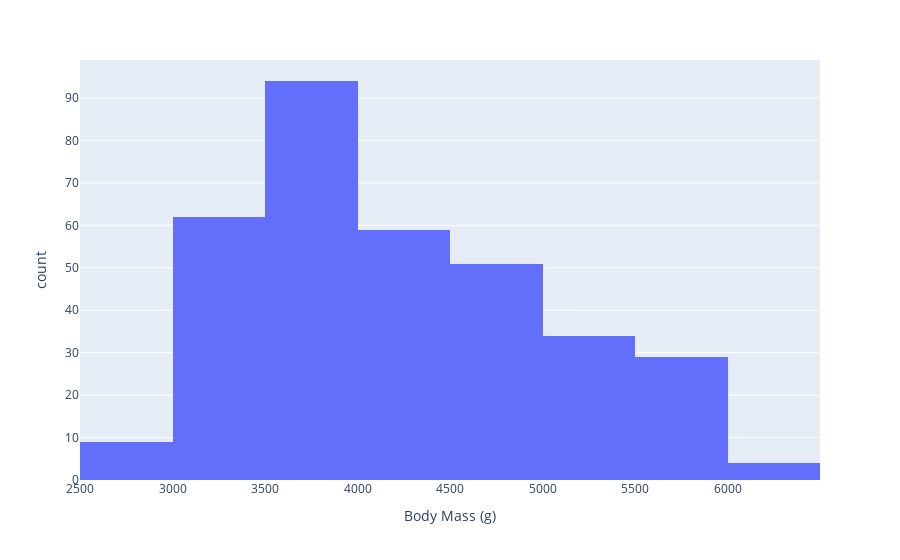

Notebook code for this chart:
### Code cell
fig3 = px.histogram(
    data_frame = penguins,
    x = 'Body Mass (g)',
    nbins = 10
)
fig3.show()

### Figure 1 — Plotly figure (JSON) as saved in the notebook; plotly's stock layout.template omitted (floating-point values rounded to 4 significant figures; data arrays with more than 128 entries replaced by an {"elided": "..."} marker saying what was removed)
{"data": [{"alignmentgroup": "True", "bingroup": "x", "hovertemplate": "Body Mass (g)=%{x}<br>count=%{y}<extra></extra>", "legendgroup": "", "marker": {"color": "#636efa", "pattern": {"shape": ""}}, "name": "", "nbinsx": 10, "offsetgroup": "", "orientation": "v", "showlegend": false, "type": "histogram", "x": {"elided": "344 int values"}, "xaxis": "x", "yaxis": "y"}], "layout": {"autosize": true, "barmode": "relative", "legend": {"tracegroupgap": 0}, "margin": {"t": 60}, "xaxis": {"anchor": "y", "autorange": true, "domain": [0, 1], "range": [2500.0, 6500.0], "title": {"text": "Body Mass (g)"}, "type": "linear"}, "yaxis": {"anchor": "x", "autorange": true, "domain": [0, 1], "range": [0, 98.95], "title": {"text": "count"}}}}
